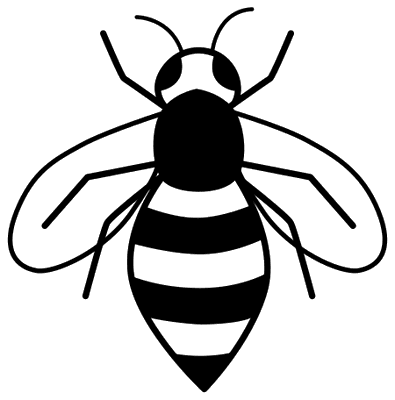
#> input picture pictos/abeja.png, 395 x 400 px
$ python -i preparar_pictos.py   (imports and definitions only)
#> lines starting #> are read from the running program, lines starting #| are printed output that depends on the picture; after the words box and inside, x2 and y2 are one past the last pixel; in counts of white or black regions, pixels touching at a corner belong together
"""Descarga y prepara los pictogramas de los crucigramas y escribe datos/crucigramas.json.

Uso:  python3 preparar_pictos.py [--cache carpeta_de_descargas]

- Descarga cada pictograma de ARASAAC en blanco y negro (500 px); lo ya descargado no se repite.
- Recorta el margen, lo aplana sobre blanco puro (los semitransparentes dejaban un rectángulo
  gris al imprimir), lo reduce a 400 px de lado mayor (≈ 32 mm a 300 ppp) y lo guarda en gris.
- datos/crucigramas.json: palabras, archivo, proporción ancho/alto y grupos en conflicto.
"""
import json, os, subprocess, sys, time
from concurrent.futures import ThreadPoolExecutor
import numpy as np
from PIL import Image
from lista_crucigramas import PALABRAS, CONFLICTOS, RETOQUES, PICTO_ENUNCIADO, nombre

RAIZ = os.path.dirname(os.path.dirname(os.path.abspath(__file__)))
URL = 'https://api.arasaac.org/v1/pictograms/{}?color=false&resolution=500'
LADO = 400


def descargar(ident, destino):
    for _ in range(4):
        if os.path.exists(destino) and os.path.getsize(destino) > 1000:
            return True
        subprocess.run(['curl', '-sS', '-m', '45', '-o', destino, URL.format(ident)])
        time.sleep(1)
    return os.path.exists(destino) and os.path.getsize(destino) > 1000


def preparar(origen, destino, retoque=None):
#> called with origen = '../pictos/abeja.png', destino = 'out.png'
    im = Image.open(origen).convert('RGBA')
    if retoque:
        (x0, y0, x1, y1), sin_suelo = retoque
        a = np.array(im)
        if sin_suelo:                                   # filas casi llenas = línea del suelo
            lleno = (a[:, :, 3] > 20).sum(1) > 0.6 * a.shape[1]
            a[lleno, :, 3] = 0
        im = Image.fromarray(a).crop((x0, y0, x1, y1))
    caja = im.getchannel('A').point(lambda v: 255 if v > 20 else 0).getbbox()
#> caja = (0, 0, 395, 400)
    im = im.crop(caja); w, h = im.size; m = int(0.02 * max(w, h))
#> after `w, h = im.size`: w = 395; h = 400
#> after `m = int(0.02 * max(w, h))`: m = 8
    lienzo = Image.new('RGBA', (w + 2*m, h + 2*m), (255, 255, 255, 255))
#> lienzo: PIL image 411x416 RGBA; every value is 255
    lienzo.alpha_composite(im, (m, m))
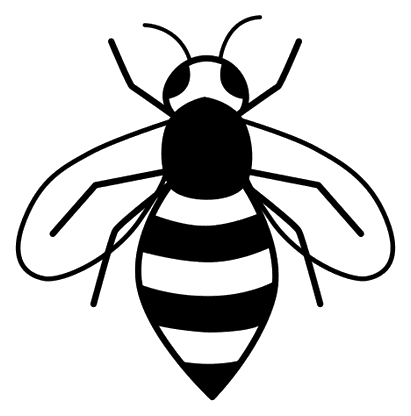
#> lienzo: PIL image 411x416 RGBA; mean R, G, B, A 209.1, 209.1, 209.1, 255
    g = lienzo.convert('L')
    if max(g.size) > LADO:
        f = LADO / max(g.size)
#> f = 0.962
        g = g.resize((max(1, round(g.size[0]*f)), max(1, round(g.size[1]*f))), Image.LANCZOS)
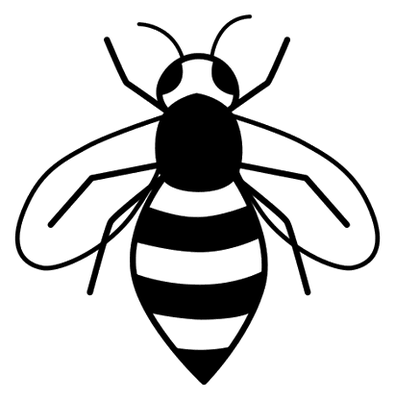
#> g: PIL image 395x400 L; min 0, max 255, mean 209.1
    a = np.array(g); a[a > 225] = 255
#> after `a[a > 225] = 255`: a: shape (400, 395); 3.32% of pixels changed, all inside (x1, y1, x2, y2) = (12, 12, 383, 388)
    a = (np.round(a / 17) * 17).astype(np.uint8)        # 16 niveles de gris: archivo más ligero
    Image.fromarray(a).save(destino, optimize=True)
    return round(lienzo.size[0] / lienzo.size[1], 4)


# [23 lines not run here, left out]

>>> result = preparar('../pictos/abeja.png', 'out.png')
#> result = 0.988

$ run again, on pictos/abuela.png
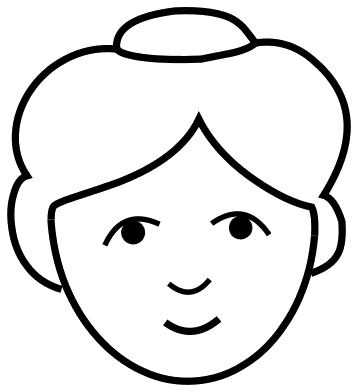
#> input picture pictos/abuela.png, 358 x 392 px
#> caja = (0, 0, 358, 392)
#> in preparar, `lienzo.alpha_composite(im, (m, m))`:
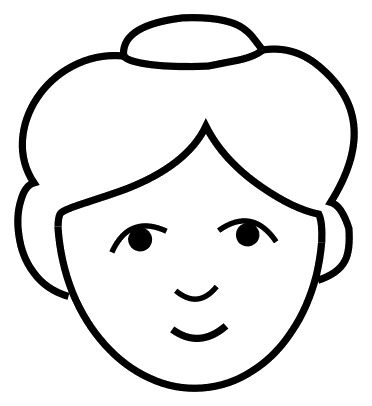
#> lienzo: PIL image 372x406 RGBA; mean R, G, B, A 229.7, 229.7, 229.7, 255
#> in preparar, `g = g.resize((max(1, round(g.size[0]*f)), max(1, round(g.size[1]*f))),..`:
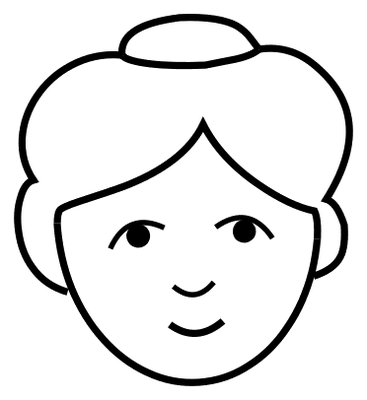
#> g: PIL image 367x400 L; min 0, max 255, mean 229.7

$ run again, on pictos/aceite.png
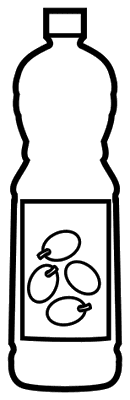
#> input picture pictos/aceite.png, 130 x 400 px
#> caja = (0, 0, 130, 400)
#> in preparar, `lienzo.alpha_composite(im, (m, m))`:
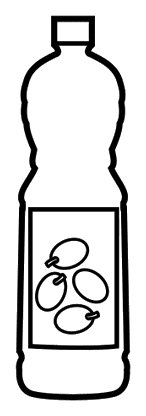
#> lienzo: PIL image 146x416 RGBA; mean R, G, B, A 215.9, 215.9, 215.9, 255
#> in preparar, `g = g.resize((max(1, round(g.size[0]*f)), max(1, round(g.size[1]*f))),..`:
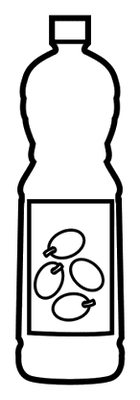
#> g: PIL image 140x400 L; min 0, max 255, mean 215.7

$ run again, on pictos/ajo.png
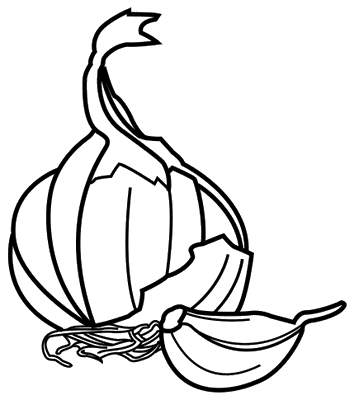
#> input picture pictos/ajo.png, 354 x 400 px
#> caja = (0, 0, 354, 400)
#> in preparar, `lienzo.alpha_composite(im, (m, m))`:
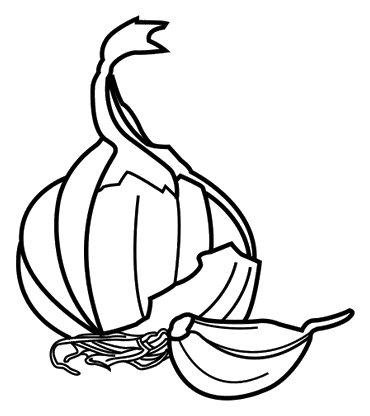
#> lienzo: PIL image 370x416 RGBA; mean R, G, B, A 229.8, 229.8, 229.8, 255
#> in preparar, `g = g.resize((max(1, round(g.size[0]*f)), max(1, round(g.size[1]*f))),..`:
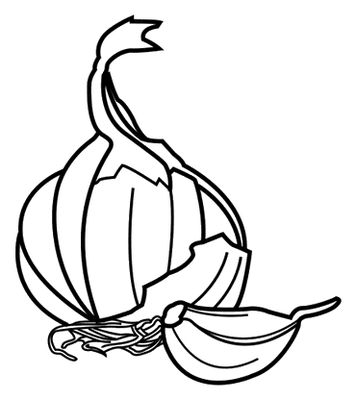
#> g: PIL image 356x400 L; min 0, max 255, mean 229.8
